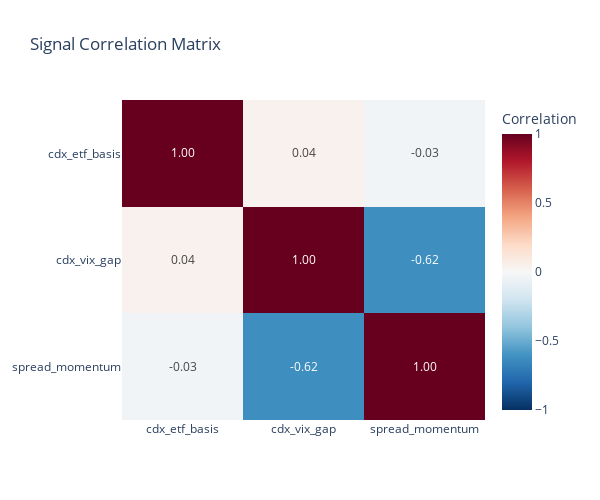

Notebook source saved alongside this figure:
### Code cell
# Create correlation heatmap
print(f"\nCreating correlation heatmap...")

fig = px.imshow(
    corr_matrix,
    text_auto=".2f",
    color_continuous_scale='RdBu_r',
    aspect="auto",
    title="Signal Correlation Matrix",
    labels=dict(color="Correlation"),
    zmin=-1,
    zmax=1,
)

fig.update_layout(
    width=600,
    height=500,
    template="plotly_white",
)

fig.show()

print(f"✓ Correlation heatmap complete")
print(f"\n✓ All visualizations complete")

### Figure 1 — Plotly figure (JSON) as saved in the notebook; plotly's stock layout.template omitted (floating-point values rounded to 4 significant figures)
{"data": [{"coloraxis": "coloraxis", "hovertemplate": "x: %{x}<br>y: %{y}<br>Correlation: %{z}<extra></extra>", "name": "0", "texttemplate": "%{z:.2f}", "type": "heatmap", "x": ["cdx_etf_basis", "cdx_vix_gap", "spread_momentum"], "xaxis": "x", "y": ["cdx_etf_basis", "cdx_vix_gap", "spread_momentum"], "yaxis": "y", "z": [[1.0, 0.04042, -0.03276], [0.04042, 1.0, -0.6233], [-0.03276, -0.6233, 1.0]]}], "layout": {"coloraxis": {"cmax": 1, "cmin": -1, "colorbar": {"title": {"text": "Correlation"}}, "colorscale": [[0, "rgb(5,48,97)"], [0.1, "rgb(33,102,172)"], [0.2, "rgb(67,147,195)"], [0.3, "rgb(146,197,222)"], [0.4, "rgb(209,229,240)"], [0.5, "rgb(247,247,247)"], [0.6, "rgb(253,219,199)"], [0.7, "rgb(244,165,130)"], [0.8, "rgb(214,96,77)"], [0.9, "rgb(178,24,43)"], [1, "rgb(103,0,31)"]]}, "height": 500, "title": {"text": "Signal Correlation Matrix"}, "width": 600, "xaxis": {"anchor": "y", "domain": [0, 1]}, "yaxis": {"anchor": "x", "autorange": "reversed", "domain": [0, 1]}}}
